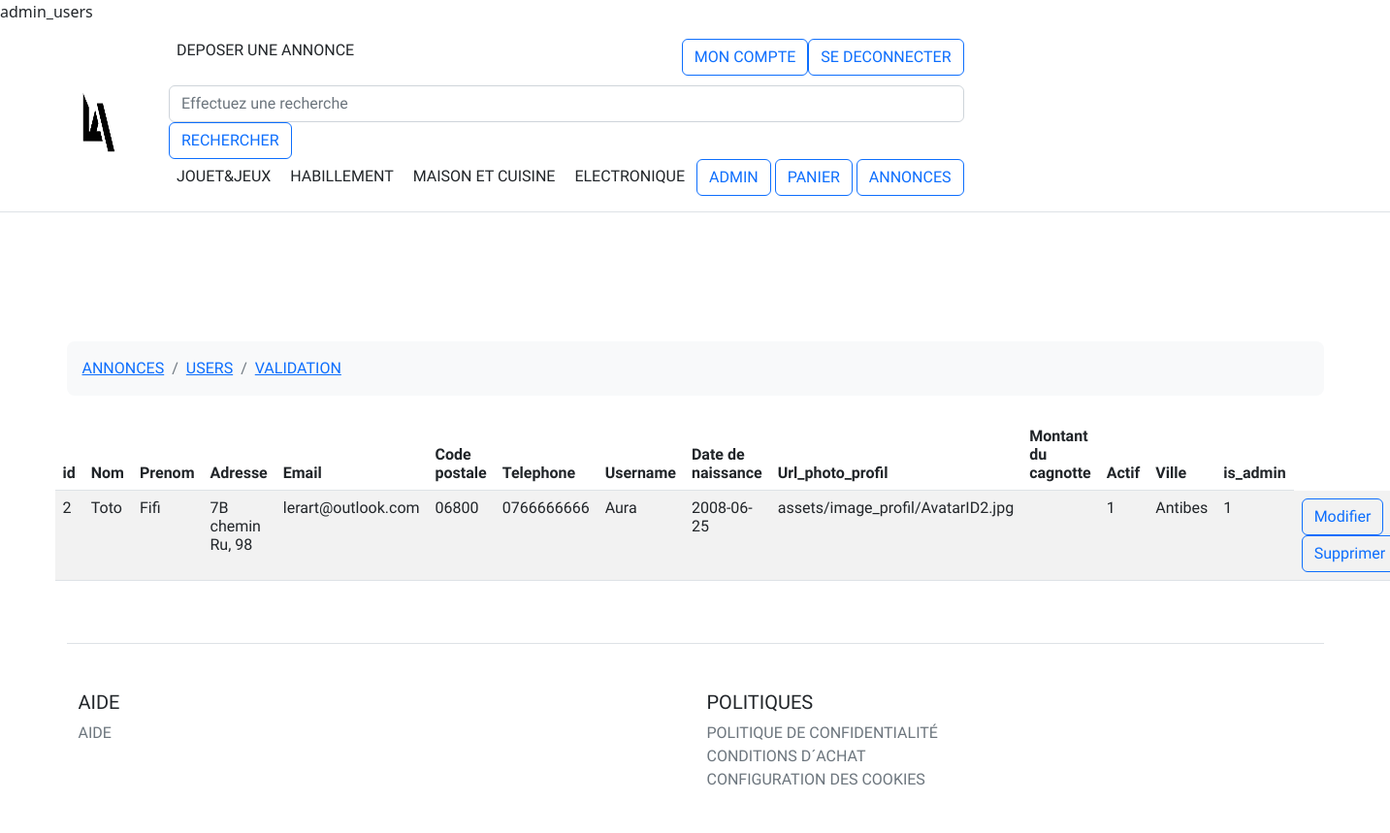
The page /?p=admin_users (signed in) on the database its author committed.
### tables this page shows
CREATE TABLE IF NOT EXISTS `membre` (
  `id` int(11) NOT NULL AUTO_INCREMENT,
  `nom` varchar(150) DEFAULT NULL,
  `prenom` varchar(80) DEFAULT NULL,
  `adresse` varchar(250) DEFAULT NULL,
  `code_postale` varchar(7) DEFAULT NULL,
  `telephone` varchar(20) DEFAULT NULL,
  `date_inscription` date DEFAULT NULL,
  `hash` varchar(100) DEFAULT NULL,
  `date_validite_email` datetime DEFAULT NULL,
  `email` varchar(150) DEFAULT NULL,
  `montant_cagnotte` float DEFAULT NULL,
  `date_naissance` date DEFAULT NULL,
  `is_admin` int(4) DEFAULT '0',
  `url_photo_profil` varchar(300) DEFAULT 'assets/image_profil/avatar.jpg',
  `username` varchar(45) DEFAULT NULL,
  `token` varchar(150) DEFAULT NULL,
  `date_validite_token` time DEFAULT NULL,
  `actif` int(4) DEFAULT '0',
  `ville` varchar(20) DEFAULT NULL,
  PRIMARY KEY (`id`)
);

### model/UserModel.php (called while the page is built, shortened)
<?php
class UserModel{
    private $table = 'membre';
public function CountUserForAdmin(){
 try {
      global $db;
        $query=$db->prepare('SELECT COUNT(id) FROM '.$this->table.' LIMIT 10');
        $query->execute();
        if ($query->rowCount()){
            $result=$query->fetch();
            return $result[0];
        }
      } catch (Exception $e) {
        echo $e->getMessage();
      }
    return false;
}
public function showUsers(){
try {
        global $db;
        $query=$db->prepare('SELECT * FROM '.$this->table.' LIMIT 10');
        $query->execute();
        if ($query->rowCount()){
            return $query->fetchAll();
        }
    } catch (Exception $e) {
    echo $e->getMessage();
    }
        return false;
}
}

### controller/User.php (called while the page is built, shortened)
<?php
class User
{
  private $id;
  private $nom;
  private $prenom;
  private $adresse;
  private $email;
  private $code_postale;
  private $telephone;
  private $username;
  private $date_naissance;
  private $url_photo_profil;
  private $actif;
  private $ville;
  private $is_admin;
  public function getId(){
    return $this->id;
  }
   public function getIsAdmin(){
    return $this->is_admin;
  }
    public function getUrl_photo_profil(){
    return $this->url_photo_profil;
  }
  public function getNom(){
    return $this->nom;
  }
  public function getPrenom(){
    return $this->prenom;
  }
  public function getAdresse(){
    return $this->adresse;
  }
  public function getEmail(){
    return $this->email;
  }
  public function getCodePostale(){
    return $this->code_postale;
  }
  public function getTelephone(){
    return $this->telephone;
  }
  public function getUsername(){
    return $this->username;
  }
  public function getDatenaissance(){
    return $this->date_naissance;
  }
public function getActif(){
    return $this->actif;
  }
public function getVille(){
    return $this->ville;
  }
public function showAllUser($num_user){
$UserModel= new UserModel();
  $user=$UserModel->showUsers();
  $this->id=$user[$num_user]['id'];
  $this->nom=$user[$num_user]['nom'];
  $this->prenom=$user[$num_user]['prenom'];
  $this->adresse=$user[$num_user]['adresse'];
  $this->email=$user[$num_user]['email'];
  $this->code_postale=$user[$num_user]['code_postale'];
  $this->telephone=$user[$num_user]['telephone'];
  $this->username=$user[$num_user]['username'];
  $this->date_naissance=$user[$num_user]['date_naissance'];
  $this->actif=$user[$num_user]['actif'];
  $this->ville=$user[$num_user]['ville'];
  $this->url_photo_profil=$user[$num_user]['url_photo_profil'];
  $this->is_admin=$user[$num_user]['is_admin'];
}
  public function chargerAllInfoUserById($id){
  $UserModel= new UserModel();
  $user=$UserModel->chargerUserById($id);
  $this->id=$user[0]['id'];
  $this->nom=$user[0]['nom'];
  $this->prenom=$user[0]['prenom'];
  $this->adresse=$user[0]['adresse'];
  $this->email=$user[0]['email'];
  $this->code_postale=$user[0]['code_postale'];
  $this->telephone=$user[0]['telephone'];
  $this->username=$user[0]['username'];
  $this->date_naissance=$user[0]['date_naissance'];
  $this->actif=$user[0]['actif'];
  $this->ville=$user[0]['ville'];
  $this->url_photo_profil=$user[0]['url_photo_profil'];
  $this->is_admin=$user[0]['is_admin'];
  }
  }

### view/admin_users.php (the view, shortened to what this page needs)
  <?php
 $UserModel=new UserModel();
 $user=new User();
 $nb_user = $UserModel->CountUserForAdmin();
?>
  <div class="container py-5">
    <div class="row">
      <div class="col">
        <nav aria-label="breadcrumb" class="bg-light rounded-3 p-3 mb-4">
          <ol class="breadcrumb mb-0">
            <li class="breadcrumb-item"><a href="?p=admin_annonces">ANNONCES</a></li>
            <li class="breadcrumb-item"><a href="?p=admin_users">USERS</a></li>
            <li class="breadcrumb-item"><a href="?p=admin">VALIDATION</a></li>
          </ol>
        </nav>
      </div>
    </div>
    <div class='row'>
    <table class='table table-striped'>
        <thead>
            <tr>
                <th scope='id'>id</th>
                <th scope='nom'>Nom</th>
                <th scope='prenom'>Prenom</th>
                <th scope='adresse'>Adresse</th>
                <th scope='email'>Email</th>
                <th scope='code_postale'>Code postale</th>
                <th scope='telephone'>Telephone</th>
                <th scope='Username'>Username</th>
                <th scope='date_naissance'>Date de naissance</th>
                <th scope='url_photo_profil'>Url_photo_profil</th>
                <th scope='montant_cagnotte'>Montant du cagnotte</th>
                <th scope='actif'>Actif</th>
                <th scope='Ville'>Ville</th>
                <th scope='is_admin'>is_admin</th>
            </tr>
        </thead>
         <tbody>
            <?php
            for($i=0;$i<=$nb_user-1;$i++):
                 $user->showAllUser($i);
                 ?>
                <tr>
                <td><?= $user->getId();?></td>
                <td><?= htmlentities($user->getNom()); ?></td>
                <td><?= htmlentities($user->getPrenom()); ?></td>
                <td><?= htmlentities($user->getAdresse()); ?></td>
                <td><?= htmlentities($user->getEmail()); ?></td>
                <td><?= htmlentities($user->getCodePostale()); ?></td>
                <td><?= htmlentities($user->getTelephone()); ?></td>
                <td><?= htmlentities($user->getUsername()); ?></td>
                <td><?= htmlentities($user->getDateNaissance()); ?></td>
                <td><?= $user->getUrl_photo_profil(); ?></td>
                <td><?= $user->getMontant_cagnotte(); ?></td>
                <td><?= $user->getActif(); ?></td>
                <td><?= htmlentities($user->getVille()); ?></td>
                <td><?= $user->getIsAdmin(); ?></td>
                <div class='row'>
                 <div class='col'>
                     <td>
               <form action="?p=modification_user_admin" method= "get">
              <button class="btn btn-outline-primary" type="submit" tardet="_blank">Modifier</button>
            </form>
                <form action="?p=supprimer_account_admin" method= "get">
               <button class="btn btn-outline-primary" type="submit" tardet="_blank">Supprimer</button></td>
                </tr>
                 </div>
             </div>
            <?php endfor; ?>

### assets/css/style.css (style rules this page uses)
* { font-family: 'Exo', sans-serif; margin:0; padding: 0; }
div { display: block; }
.btn:not(:disabled):not(.disabled) { cursor: pointer; }

### rows shown on the page
membre: id "2", nom "Toto", prenom "Fifi", adresse "7B chemin Ru, 98", email "lerart@outlook.com", code_postale "06800", telephone "0766666666", username "Aura", date_naissance "2008-06-25", url_photo_profil "assets/image_profil/AvatarID2.jpg", actif "1", ville "Antibes", is_admin "1"
